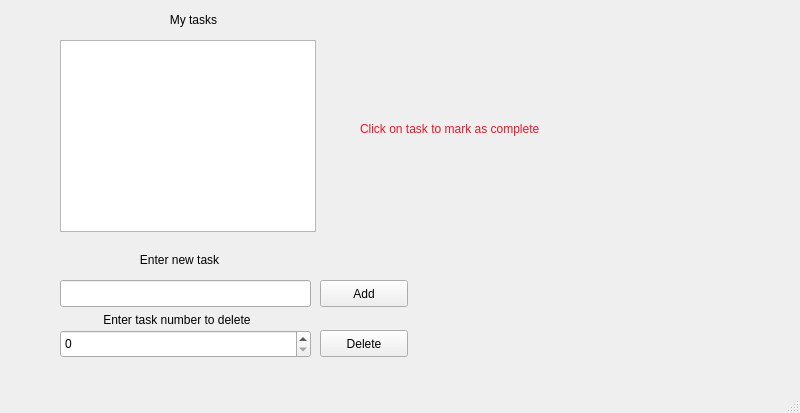
<?xml version="1.0" encoding="UTF-8"?>
<ui version="4.0">
 <class>MainWindow</class>
 <widget class="QMainWindow" name="MainWindow">
  <property name="geometry">
   <rect>
    <x>0</x>
    <y>0</y>
    <width>800</width>
    <height>413</height>
   </rect>
  </property>
  <property name="windowTitle">
   <string>MainWindow</string>
  </property>
  <widget class="QWidget" name="centralwidget">
   <widget class="QListWidget" name="taskListWidget">
    <property name="geometry">
     <rect>
      <x>60</x>
      <y>40</y>
      <width>256</width>
      <height>192</height>
     </rect>
    </property>
   </widget>
   <widget class="QPushButton" name="addPushButton">
    <property name="geometry">
     <rect>
      <x>320</x>
      <y>280</y>
      <width>88</width>
      <height>27</height>
     </rect>
    </property>
    <property name="text">
     <string>Add</string>
    </property>
   </widget>
   <widget class="QPushButton" name="deletePushButton">
    <property name="geometry">
     <rect>
      <x>320</x>
      <y>330</y>
      <width>88</width>
      <height>27</height>
     </rect>
    </property>
    <property name="text">
     <string>Delete</string>
    </property>
   </widget>
   <widget class="QLineEdit" name="taskTextEdit">
    <property name="geometry">
     <rect>
      <x>60</x>
      <y>280</y>
      <width>251</width>
      <height>27</height>
     </rect>
    </property>
   </widget>
   <widget class="QLabel" name="label">
    <property name="geometry">
     <rect>
      <x>60</x>
      <y>10</y>
      <width>251</width>
      <height>20</height>
     </rect>
    </property>
    <property name="text">
     <string>                                 My tasks</string>
    </property>
   </widget>
   <widget class="QLabel" name="label_2">
    <property name="geometry">
     <rect>
      <x>60</x>
      <y>250</y>
      <width>251</width>
      <height>20</height>
     </rect>
    </property>
    <property name="text">
     <string>                        Enter new task</string>
    </property>
   </widget>
   <widget class="QLabel" name="label_3">
    <property name="geometry">
     <rect>
      <x>60</x>
      <y>310</y>
      <width>251</width>
      <height>20</height>
     </rect>
    </property>
    <property name="text">
     <string>             Enter task number to delete</string>
    </property>
   </widget>
   <widget class="QSpinBox" name="spinBox">
    <property name="geometry">
     <rect>
      <x>60</x>
      <y>330</y>
      <width>251</width>
      <height>28</height>
     </rect>
    </property>
   </widget>
   <widget class="QLabel" name="label_4">
    <property name="geometry">
     <rect>
      <x>360</x>
      <y>120</y>
      <width>231</width>
      <height>18</height>
     </rect>
    </property>
    <property name="styleSheet">
     <string notr="true">color: rgb(224, 27, 36);</string>
    </property>
    <property name="text">
     <string>Click on task to mark as complete</string>
    </property>
   </widget>
  </widget>
  <widget class="QMenuBar" name="menubar">
   <property name="geometry">
    <rect>
     <x>0</x>
     <y>0</y>
     <width>800</width>
     <height>23</height>
    </rect>
   </property>
  </widget>
  <widget class="QStatusBar" name="statusbar"/>
 </widget>
 <resources/>
 <connections/>
</ui>
